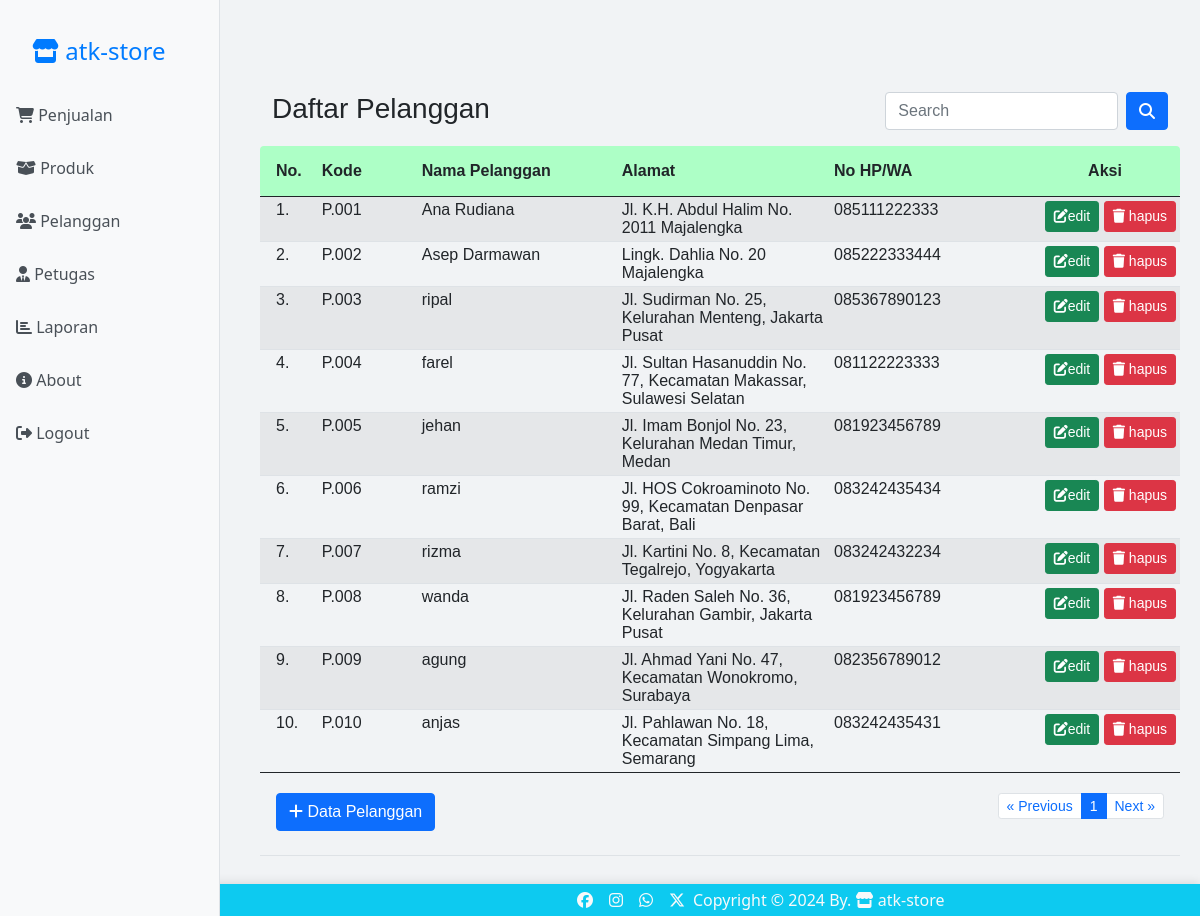
Screenshot of /pelanggan/index.php (signed in) with the database file from the repository.
### tables this page shows
CREATE TABLE `pelanggan` (
  `id_pelanggan` int(11) NOT NULL,
  `kode_pelanggan` varchar(15) DEFAULT NULL,
  `nama_pelanggan` varchar(30) DEFAULT NULL,
  `alamat` text DEFAULT NULL,
  `no_hp` varchar(15) DEFAULT NULL
);

### pelanggan/index.php (the view, shortened to what this page needs)
<?php
if (!isset($_SESSION['username']) && !isset($_SESSION['password'])) {
	?>
	<meta http-equiv="refresh" content="0;url=../login.php">
	<?php
} else {
	?>
	<html>
	<!DOCTYPE html>
	<html lang="en">
	<head>
		<link rel="stylesheet" href="../bootstrap/css/bootstrap.min.css" />
		<link rel="stylesheet" href="../styleMe.css">
	</head>
	<body>
		<?php include "../sidebar.php" ?>
		<main>
			<br><br><br>
			<div class="container">
				<div class="row">
					<div class="col-sm-8">
						<h3>Daftar Pelanggan</h3>
					</div>
					<div class="col-sm-4">
						<form class="d-flex" method="GET" action="">
							<input class="form-control me-2" type="text" placeholder="Search" name="np">
							<button class="btn btn-primary" type="submit"><i class="fas fa-search"></i></button>
						</form>
					</div>
				</div>
			</div>
			<table class="table table-hover table-striped table-sm">
				<thead class=" text-dark" style="background-color: #adffc6; color: white;">
					<tr>
						<th class="p-3 rounded-start" width="55px">No.</th>
						<th class="py-3" width="100px">Kode</th>
						<th class="py-3" width="200px">Nama Pelanggan</th>
						<th class="py-3">Alamat</th>
						<th class="py-3" width="200px">No HP/WA</th>
						<th class="py-3 text-center rounded-end" width="150px">Aksi</th>
					</tr>
				</thead>
				<tbody>
					<?php
					include "../config.php";
					$batas = 10;
					$halaman = isset($_GET['halaman']) ? (int) $_GET['halaman'] : 1;
					$halaman_awal = ($halaman > 1) ? ($halaman * $batas) - $batas : 0;
					$previous = $halaman - 1;
					$next = $halaman + 1;
					if (isset($_GET['np'])) {
						$np = $_GET['np'];
						$sqldata = "select * from pelanggan where nama_pelanggan like '%$np%'";
					} else {
						$sqldata = "select * from pelanggan";
					}
					$resdata = mysqli_query($koneksi, $sqldata);
					$jumlah_data = mysqli_num_rows($resdata);
					$total_halaman = ceil($jumlah_data / $batas);
					if (isset($_GET['np'])) {
						$np = $_GET['np'];
						$sql = "select * from pelanggan where nama_pelanggan like '%$np%' limit $halaman_awal, $batas";
					} else {
						$sql = "select * from pelanggan limit $halaman_awal, $batas";
					}
					$result = mysqli_query($koneksi, $sql);
					$no = $halaman_awal + 1;
					while ($data = mysqli_fetch_array($result)) {
						?>
						<tr>
							<td class="px-3"><?= $no ?>.</td>
							<td><?= $data['kode_pelanggan'] ?></td>
							<td><?= $data['nama_pelanggan'] ?></td>
							<td><?= $data['alamat'] ?></td>
							<td><?= $data['no_hp'] ?></td>
							<td align="right">
								<a href="" class="btn btn-success btn-sm" data-bs-toggle="modal"
									data-bs-target="#modaledit<?= $data['id_pelanggan'] ?>"> <i class="fas fa-edit"></i>edit</a>
								<a class="btn btn-danger btn-sm" href="delete.php?id=<?= $data['id_pelanggan'] ?>"
									onclick="return confirm('Apakah Anda Yakin data produk <?= $data['nama_pelanggan'] ?> akan dihapus ?')"
									class="hapus"><i class="fas fa-trash"></i> hapus</a>
							</td>
						</tr>
						<?php
						$no++;
					}
					?>
				</tbody>
				<tfoot>
					<tr>
						<td colspan="6" class="text-center">
							<div class="container">
								<div class="row">
									<div class="col-4 text-start py-3">
										<button type="button" class="btn btn-primary" data-bs-toggle="modal"
											data-bs-target="#myModal">
											<i class="fas fa-plus"></i> Data Pelanggan
										</button>
									</div>
									<div class="col-8 text-end py-3">
										<ul class="pagination justify-content-end pagination-sm">
											<li class="page-item"><a class="page-link" <?php if ($halaman > 1) {
												echo "href='?halaman=$previous'";
											} ?>>&laquo; Previous</a></li>
											<?php
											for ($x = 1; $x <= $total_halaman; $x++) {
												if ($x == $halaman) {
													?>
													<li class="page-item active"><a class="page-link"
															href="?halaman=<?php echo $x ?>"><?php echo $x; ?></a></li>
													<?php
												} else {
													?>
													<li class="page-item"><a class="page-link"
															href="?halaman=<?php echo $x ?>"><?php echo $x; ?></a></li>
													<?php
												}
											}
											?>
											<li class="page-item"><a class="page-link" <?php if ($halaman < $total_halaman) {
												echo "href='?halaman=$next'";
											} ?>>Next &raquo;</a></li>
										</ul>
									</div>
								</div>
							</div>
						</td>
					</tr>
				</tfoot>
			</table>
		</main>
	</body>
	</html>
<?php } ?>

### styleMe.css (style rules this page uses)
main { margin-left: 240px; padding: 20px; font-family: "Arial", sans-serif; }
body { background-color: #f1f3f5; }

### rows the page displays
pelanggan: kode_pelanggan "P.001", nama_pelanggan "Ana Rudiana", alamat "Jl. K.H. Abdul Halim No. 2011 Majalengka", no_hp "085111222333"
pelanggan: kode_pelanggan "P.002", nama_pelanggan "Asep Darmawan", alamat "Lingk. Dahlia No. 20 Majalengka", no_hp "085222333444"
pelanggan: kode_pelanggan "P.003", nama_pelanggan "ripal", alamat "Jl. Sudirman No. 25, Kelurahan Menteng, Jakarta Pusat", no_hp "085367890123"
pelanggan: kode_pelanggan "P.004", nama_pelanggan "farel", alamat "Jl. Sultan Hasanuddin No. 77, Kecamatan Makassar, Sulawesi Selatan", no_hp "081122223333"
pelanggan: kode_pelanggan "P.005", nama_pelanggan "jehan", alamat "Jl. Imam Bonjol No. 23, Kelurahan Medan Timur, Medan", no_hp "081923456789"
pelanggan: kode_pelanggan "P.006", nama_pelanggan "ramzi", alamat "Jl. HOS Cokroaminoto No. 99, Kecamatan Denpasar Barat, Bali", no_hp "083242435434"
pelanggan: kode_pelanggan "P.007", nama_pelanggan "rizma", alamat "Jl. Kartini No. 8, Kecamatan Tegalrejo, Yogyakarta", no_hp "083242432234"
pelanggan: kode_pelanggan "P.008", nama_pelanggan "wanda", alamat "Jl. Raden Saleh No. 36, Kelurahan Gambir, Jakarta Pusat", no_hp "081923456789"
pelanggan: kode_pelanggan "P.009", nama_pelanggan "agung", alamat "Jl. Ahmad Yani No. 47, Kecamatan Wonokromo, Surabaya", no_hp "082356789012"
pelanggan: kode_pelanggan "P.010", nama_pelanggan "anjas", alamat "Jl. Pahlawan No. 18, Kecamatan Simpang Lima, Semarang", no_hp "083242435431"
